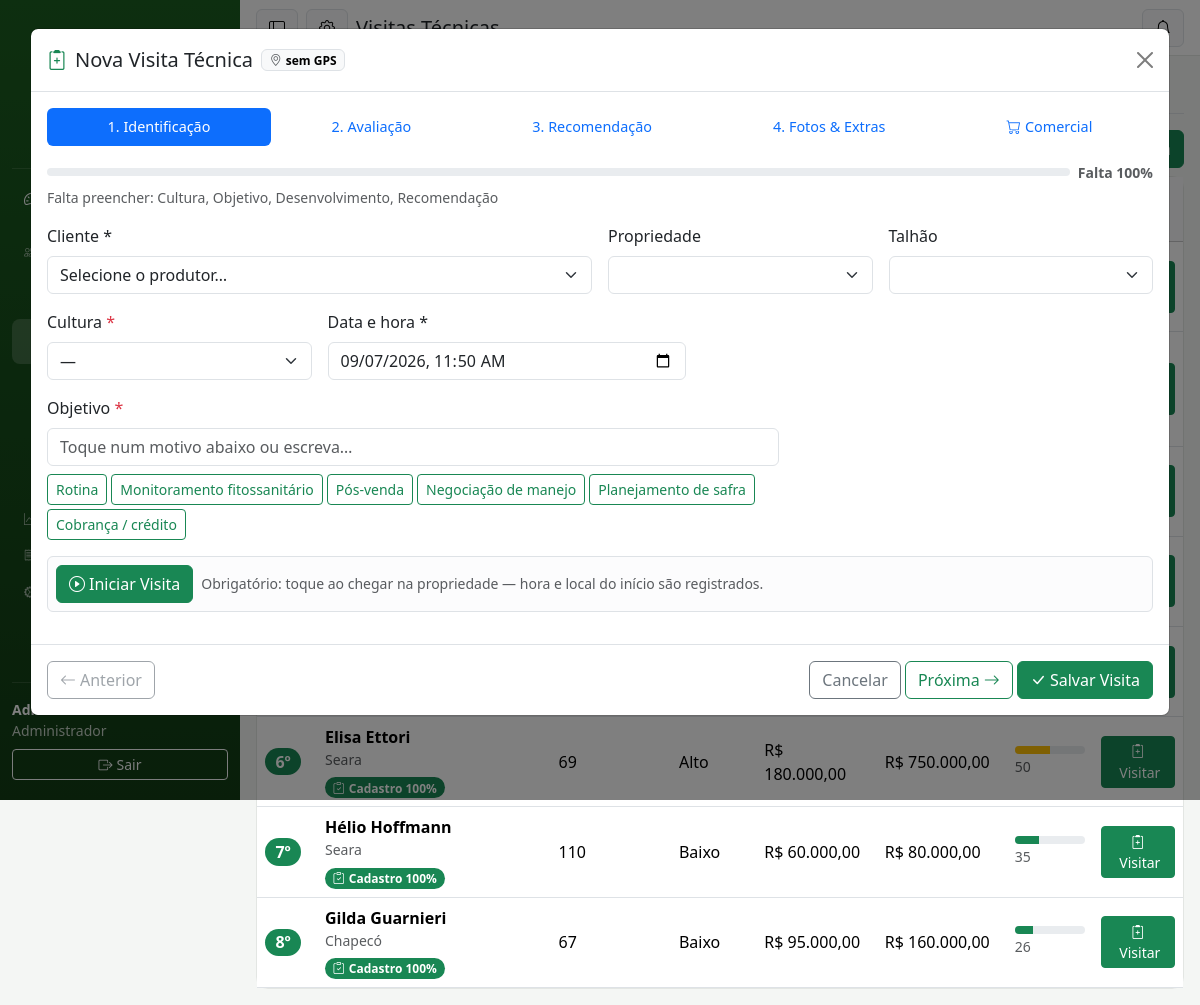
The page /index.php?r=visitas&nova=1 (signed in) on the database its author committed.
### tables this page shows
CREATE TABLE clientes (
  id INT AUTO_INCREMENT PRIMARY KEY,
  nome VARCHAR(160) NOT NULL,
  situacao ENUM('Associado','Não Associado') NOT NULL DEFAULT 'Associado',
  cpf_cnpj VARCHAR(20),
  telefone VARCHAR(30),
  telefone2 VARCHAR(30),
  email VARCHAR(160),
  endereco VARCHAR(255),
  municipio VARCHAR(120),
  linha VARCHAR(120) COMMENT 'linha/localidade rural (comunidade)',
  estado CHAR(2) DEFAULT 'SC',
  filial_id INT,
  latitude DECIMAL(10,7),
  longitude DECIMAL(10,7),
  responsavel_id INT COMMENT 'usuário (vendedor/técnico) dono da carteira',
  nivel_tecnologico ENUM('Alto','Médio','Baixo') NOT NULL DEFAULT 'Médio',
  volume_compra_anual DECIMAL(14,2) NOT NULL DEFAULT 0,
  potencial_venda DECIMAL(14,2) NOT NULL DEFAULT 0,
  limite_credito DECIMAL(14,2) NOT NULL DEFAULT 0,
  prospecto TINYINT(1) NOT NULL DEFAULT 0 COMMENT 'pré-cadastro (cliente em prospecção)',
  cod_erp INT NULL COMMENT 'código do cliente no ERP (vincula as cargas do Qlik)',
  segmento CHAR(1) NULL COMMENT 'segmento calculado (A/B/C/D/P) — cache do SegmentacaoService',
  segmento_manual CHAR(1) NULL COMMENT 'segmento fixado pelo gestor (prevalece sobre o calculado)',
  ativo TINYINT(1) NOT NULL DEFAULT 1,
  criado_em DATETIME NOT NULL DEFAULT CURRENT_TIMESTAMP,
  FOREIGN KEY (filial_id) REFERENCES filiais(id),
  FOREIGN KEY (responsavel_id) REFERENCES usuarios(id)
);

### app/Views/visitas.php (the view, shortened to what the rows shown need)
<div class="tab-content">
  <div class="tab-pane fade show active" id="abaPriorizacao">
    <div class="card d-none d-md-block">
      <div class="table-responsive">
        <table class="table table-hover align-middle mb-0">
          <thead class="table-light">
            <tr>
              <th style="width:60px">#</th>
              <th>Produtor</th>
              <th class="d-none d-md-table-cell">Dias sem visita</th>
              <th class="d-none d-md-table-cell">Nível tec.</th>
              <th class="d-none d-lg-table-cell">Volume anual</th>
              <th class="d-none d-lg-table-cell">Potencial</th>
              <th>Score</th>
            </tr>
          </thead>
          <tbody id="tabelaPriorizacao">
            <?php foreach ($prioridades as $i => $p): ?>
            <tr class="<?= $i < 3 ? 'table-warning-subtle' : '' ?>">
              <td><span class="badge rounded-pill text-bg-<?= $i < 3 ? 'danger' : 'success' ?> fs-6"><?= $i + 1 ?>º</span></td>
              <td>
                <div class="fw-semibold"><?= e($p['nome']) ?>
                </div>
                <div class="small text-muted"><?= e($p['municipio'] ?? '') ?></div>
                <div class="mt-1">
                  <?php if (($p['ultima_completude'] ?? null) === null): ?>
                    <span class="badge rounded-pill text-bg-light border text-muted" title="Nenhuma visita registrada"><i class="bi bi-clipboard-x me-1"></i>sem visita</span>
                  <?php elseif ($p['ultima_finalizada']): ?>
                    <span class="badge rounded-pill text-bg-success" title="Última visita finalizada (<?= (int) $p['ultima_completude'] ?>% do cadastro)"><i class="bi bi-clipboard-check me-1"></i>Cadastro <?= (int) $p['ultima_completude'] ?>%</span>
                  <?php else: ?>
                    <span class="badge rounded-pill text-bg-warning text-dark" title="Cadastro da última visita não finalizado"><i class="bi bi-clipboard-check me-1"></i>Cadastro <?= (int) $p['ultima_completude'] ?>%</span>
                  <?php endif; ?>
                </div>
              </td>
              <td class="d-none d-md-table-cell <?= $p['dias_sem_visita'] >= 120 ? 'text-danger fw-bold' : '' ?>">
                <?= $p['dias_sem_visita'] >= 120 ? '120+' : $p['dias_sem_visita'] ?>
              </td>
              <td class="d-none d-md-table-cell"><?= e($p['nivel_tecnologico']) ?></td>
              <td class="d-none d-lg-table-cell"><?= moeda($p['volume_compra_anual']) ?></td>
              <td class="d-none d-lg-table-cell"><?= moeda($p['potencial_venda']) ?></td>
              <td>
                <div class="progress" style="width:70px;height:8px" title="score <?= $p['score'] ?>">
                  <div class="progress-bar bg-<?= $p['score'] >= 60 ? 'danger' : ($p['score'] >= 40 ? 'warning' : 'success') ?>" style="width:<?= $p['score'] ?>%"></div>
                </div>
                <span class="small text-muted"><?= $p['score'] ?></span>
              </td>
              <td class="text-end">
                <?php if (($p['ultima_completude'] ?? null) !== null && !$p['ultima_finalizada']): ?>
                  <button class="btn btn-sm btn-warning" onclick="Visitas.editar(<?= (int) $p['ultima_visita_id'] ?>)" title="Completar o cadastro da última visita (<?= (int) $p['ultima_completude'] ?>%)"><i class="bi bi-pencil-square"></i><span class="d-none d-md-inline ms-1">Completar</span></button>
                <?php else: ?>
                  <button class="btn btn-sm btn-success" onclick="Visitas.nova(<?= $p['id'] ?>)" title="Registrar nova visita"><i class="bi bi-clipboard2-plus"></i><span class="d-none d-md-inline ms-1">Visitar</span></button>
                <?php endif; ?>
              </td>
            </tr>
            <?php endforeach; ?>
          </tbody>
        </table>
      </div>
    </div>
  </div>
</div>

### rows shown on the page
clientes: nome "Elisa Ettori", municipio "Seara", ultima_completude "100", dias_sem_visita "69", nivel_tecnologico "Alto", volume_compra_anual "R$ 180.000,00", potencial_venda "R$ 750.000,00", score "50"
clientes: nome "Hélio Hoffmann", municipio "Seara", ultima_completude "100", dias_sem_visita "110", nivel_tecnologico "Baixo", volume_compra_anual "R$ 60.000,00", potencial_venda "R$ 80.000,00", score "35"
clientes: nome "Gilda Guarnieri", municipio "Chapecó", ultima_completude "100", dias_sem_visita "67", nivel_tecnologico "Baixo", volume_compra_anual "R$ 95.000,00", potencial_venda "R$ 160.000,00", score "26"

### other values the page prints
Auth::perfil() "Administrador"
$titulo "Visitas Técnicas"
$motivo "Rotina"
$motivo "Monitoramento fitossanitário"
$motivo "Pós-venda"
$motivo "Negociação de manejo"
$motivo "Planejamento de safra"
$motivo "Cobrança / crédito"
